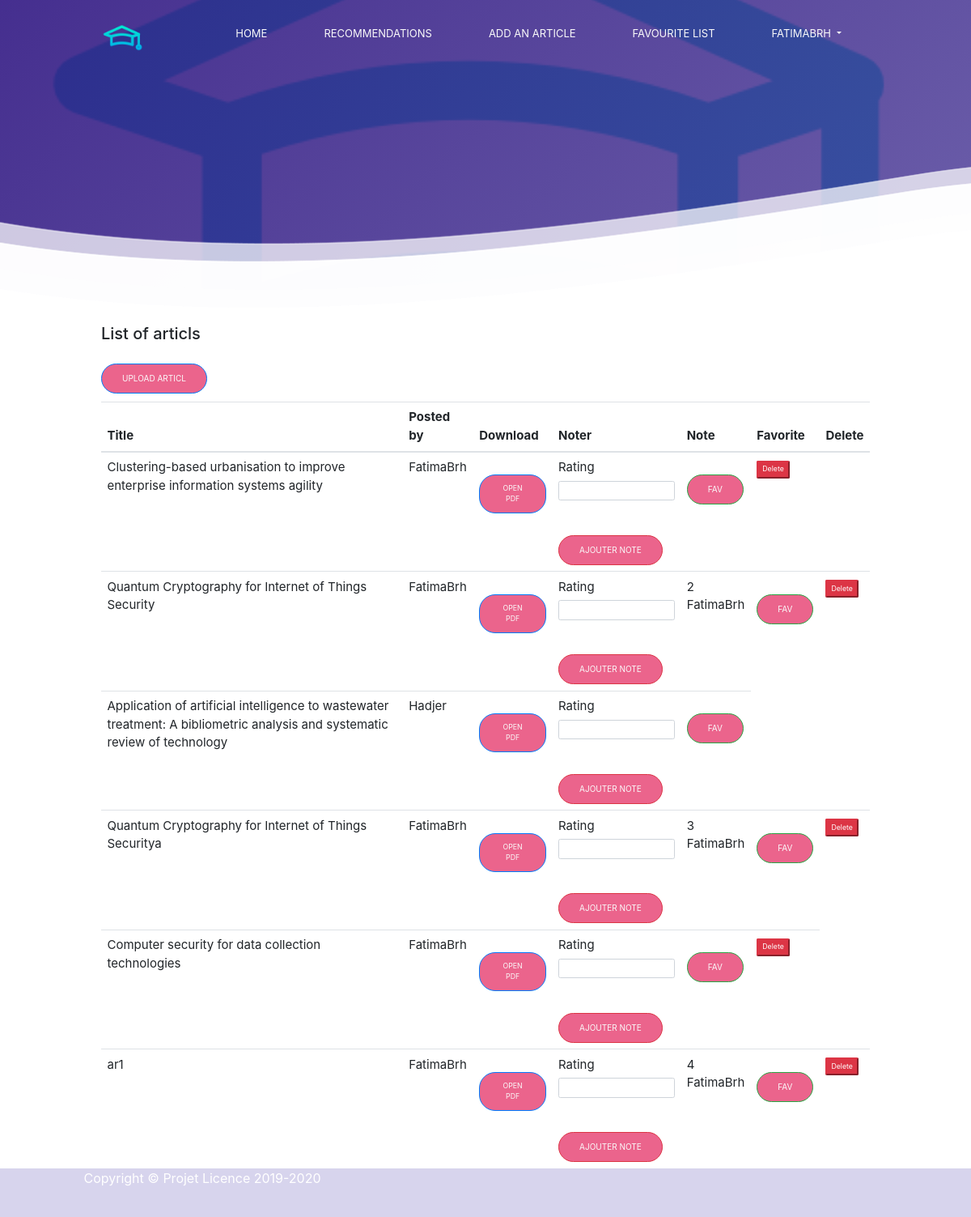
Before: /articl/listarticl/ (signed in) with the older database file.
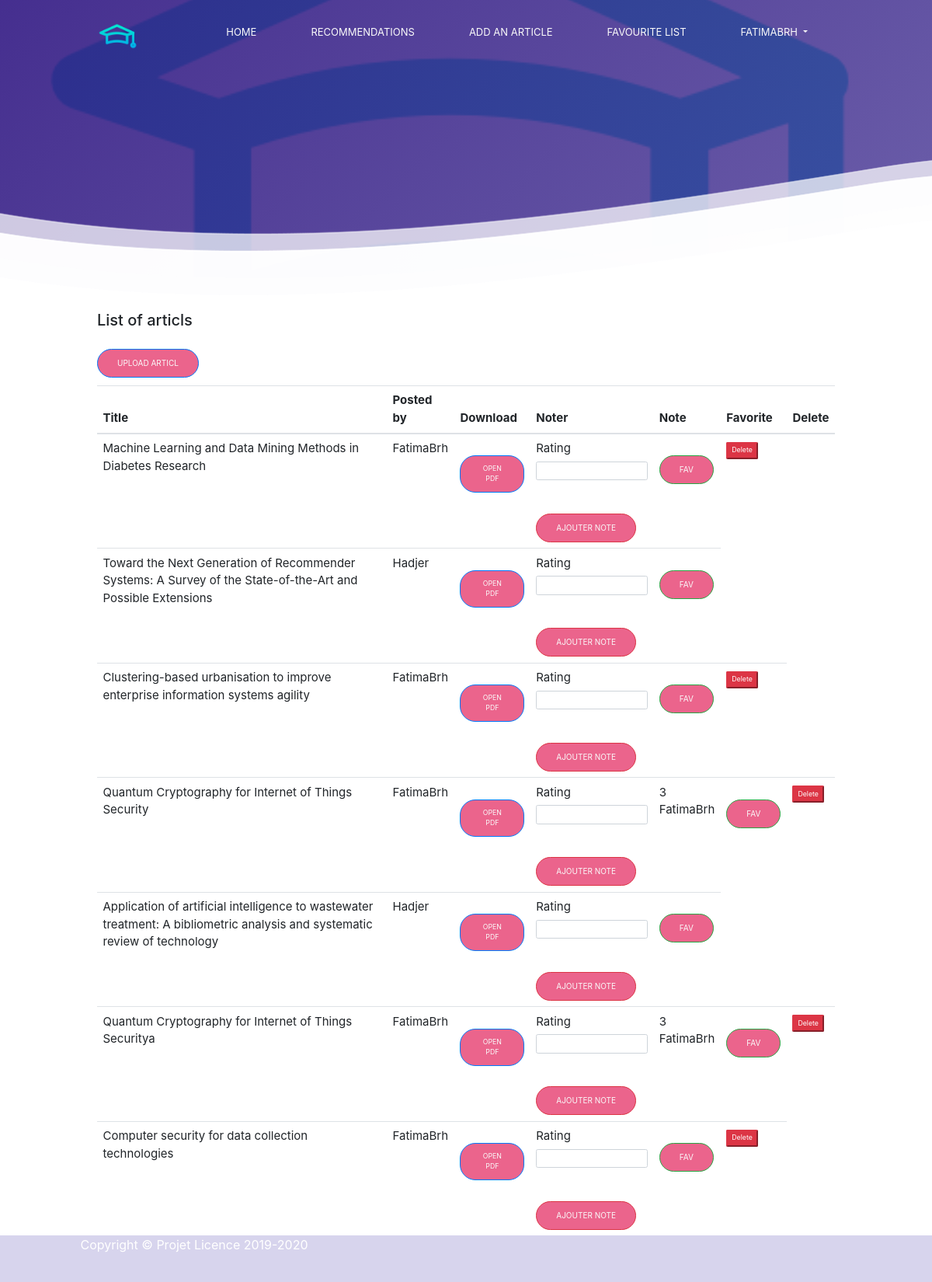
After: the same page with the newer database file.
### articl/models.py (models this page shows, shortened)
class ArticlPub(models.Model):
    ArticlTYPE=(
      ('1','Research Article'),
      ('2','Research Paper'),
      ('3','Review Paper'),
      ('4','Review Article'),
      ('5','Peer-Reviewed Articles'),
    )
    DOMAINE=(
        ('1','Computer Hardware'),
        ('2','Computer Networking'),
        ('3','Computer Software'),
        ('4','Cloud computing'),
        ('5','Cyber Security and Ethical Hacking'),
        ('6','Data Science and Data Analysis'),
        ('7','Programming Language'),
        ('8','Artificial intelligence'),
        ('9','Operating system'),
        ('10','Web Development'),
        ('11','Web Designing'),
        ('12','Graphics design'),
        ('13','Network Analytics and testing'),
        ('14','Robotics'),
        ('15','others field'),
        )
    user = models.ForeignKey(settings.AUTH_USER_MODEL, on_delete=models.CASCADE)
    titre=models.CharField(max_length=500)
    resumé=models.CharField(max_length=2000, blank=True)
    keywords=models.CharField(max_length=500, blank=True)
    maison_ed=models.CharField(max_length=500,blank=True)
    typeArticl=models.CharField(max_length=100,blank=False,choices=ArticlTYPE)
    path=models.FileField(blank=True,null=True,upload_to='chapter/%Y/')
    auteurEcrit = models.ManyToManyField(Profile, blank=True, null=True)
    favourite = models.ManyToManyField(User,related_name='favourite', blank=True)
    timestamp = models.DateField(auto_now=False, auto_now_add=True)
    domaineArt=models.CharField(max_length=100,choices=DOMAINE,blank=False,default='Computer Software ')

class Note(models.Model):
    note = models.IntegerField(default=0)
    date = models.DateTimeField(auto_now_add=True, null=True)
    articl = models.ForeignKey(ArticlPub, on_delete=models.CASCADE)
    user = models.ForeignKey(settings.AUTH_USER_MODEL, on_delete=models.CASCADE)

### articl/views.py (the view)
# urls.py: path('listarticl/',views.listArticl,name='listArticl'),
@login_required
def listArticl(request):
    artPubs=ArticlPub.objects.all().order_by("-timestamp")
    notes=Note.objects.all()
    context = {'artPubs':artPubs,'notes':notes}
    return render(request,"ListArticl.html",context)

### articl/templates/ListArticl.html (shortened to what this page needs)
{%  extends 'base.html' %}
{% load static %}
{%  block content %}
<h2>List of articls</h2>
    <p>
      <a href="{% url 'articl:postarticl' %}" class="btn btn-primary">Upload Articl</a>
    </p>
  <table class="table mb-0">
    <thead>
      <tr>
        <th>Title</th>
        <th>Posted by</th>
        <th>Download</th>
        <th>Noter</th>
        <th>Note</th>
        <th>Favorite</th>
        <th>Delete</th>
      </tr>
    </thead>
    <tbody>
      {% for artPub in artPubs %}
        <tr>
            <td>{{artPub.titre}} </td>
            <td>{{artPub.user}} </td>
            <td><a href="{{artPub.path.url}}" class="btn btn-primary btn-sm" target="_blank"> Open pdf </a>
            </td>
            <td>
              <form action=" {% url 'articl:ajouter_note' artPub.pk %} "  method="POST" >
                <label for="note">Rating</label>
                <input type="text" name="note" class="form-control" >
                <br>
                <input type="submit" class="btn btn-danger" value="ajouter note" >
              </form>
            </td>
              {%for note in notes%}
                {% if note.user == request.user %}
                  {%if artPub.pk == note.articl.pk %}
                    <td>{{note.note}} <br> {{note.user}}</td>
                  {%endif%}
                {%endif%}
              {% endfor %}
              <td>
                <a href=" {% url 'articl:favourite'  pk=artPub.pk  %} ">
                  <button type="button" class="btn btn-success">fav</button>
                </a>
              </td>
            {% if artPub.user == request.user %}
              <td>
                <form method="POST" action="{% url 'articl:delele_Articl' pk=artPub.pk  %} ">
                  <button type="submit" class="btn-danger btn-sm">Delete </button>
                </form>
              </td>
            {% endif %}
        </tr>
      {% endfor %}
    </tbody>
  </table>
{% endblock %}

### templates/base.html (shortened to what this page needs)
{% load static %}
<!doctype html>
<html lang="en">
<head>
    <link rel="stylesheet" href="https://stackpath.bootstrapcdn.com/bootstrap/4.3.1/css/bootstrap.min.css">
    <link rel="stylesheet" href="https://cdn.jsdelivr.net/npm/bootstrap-select@1.13.14/dist/css/bootstrap-select.min.css">
    <link href="https://unpkg.com/ionicons@4.5.10-0/dist/css/ionicons.min.css" rel="stylesheet">
    <link rel="stylesheet" type="text/css" href="{% static 'css/styles.css' %}"  >
</head>
<body>
    {% if user.is_authenticated %}
    <header>
        <div class="container">
            <nav>
                    <div class="nav-brand">
                        <a href="{%  url 'home:home'  %}">
                            <img src="{% static 'image/logo.png' %}" alt="" >
                        </a>
                    </div>
                    <ul class="nav-list">
                            <li class="nav-item">
                                <a class="nav-link" href="{%  url 'home:home'  %}">Home</a>
                            </li>
                            <li class="nav-item">
                                <a class="nav-link" href="{%  url 'articl:recommandation'  %}">RECOMMENDATIONS</a>
                            </li>
                            <li class="nav-item">
                                <a class="nav-link" href="{%  url 'articl:postarticl'  %}"> Add an article </a>
                            </li>
                            <li class="nav-item">
                                <a class="nav-link" href="{%  url 'articl:favourite_list'  %}"> Favourite list</a>
                            </li>
                            <li class="nav-item dropdown">
                                <a class="nav-link dropdown-toggle" href="#" id="navbarDropdown" role="button" data-toggle="dropdown" aria-haspopup="true" aria-expanded="false">
                                  {{user.username}}
                                </a>
                              </li>
                    </ul>
            </nav>
        </div>
    </header>
    <section class="hero">
    </section>
   {% endif %}
    <section class="experience">
        <div class="container">
            {% block content %}
            {% endblock %}
         </div>
    </section>
    <div class="footer ">
        <div class="footer-content">
            <p >Copyright &copy; Projet Licence 2019-2020</p>
        </div>
    </div>
</body>
</html>

### static/css/styles.css (style rules this page uses)
*, *::before, *::after { margin: 0; padding: 0; box-sizing: inherit; }
html { font-family: 'Nunito', sans-serif; font-size: 10px; box-sizing: border-box; }
a { text-decoration: none; font-size: 1.5rem; }
ul { list-style: none; }
p { width:500px; font-size: 1.6rem; }
img { width: 150%; height: auto; }
section { padding: 5rem 0; font-size: 1.5rem; }
.footer { background:#d7d4ed; position:relative; left: 0; bottom: 0; width: 100%; color: white; text-align: center; height:60px; }
header { width: 100%; height: 5rem; position:absolute; top:0; left:0; z-index: 1; }
.container { height:100%; width: 100%; max-width: 98rem; margin: 0 auto; padding: 0 1.5rem; font-size: 1.5rem; }
nav { width: 100%; display: flex; align-self: center; justify-content: space-between; padding: 2rem 0; }
.nav-brand { width: 2rem; }
.nav-list { width: 25rem; height: 100vh; background-color: #d7d4ed; position: fixed; top: 0; right: -26rem ; display: flex; flex-direction: column; align-items: center; justify-content: center; z-index: 1500; transition: all 650ms ease-in-out; }
.nav-item { margin: 1.5rem 0; }
.nav-link { font-size:1.6rem ; text-transform: uppercase; color: rgba(0, 0, 0, .7); }
.hero { width: 100%; height: 45vh; background:linear-gradient(135deg,rgba(49, 24, 131, 0.9),rgba(72,56, 149, 0.8) 100%), url( '../image/logo.png') center no-repeat ; background-size:cover ; position: relative; }
.hero::before { content: ""; position: absolute; left: 0; bottom:0 ; width: 100%; height: 4.7rem; background: url('../image/wave-small.png')center no-repeat; background-size: cover; }
.btn { background-color: #eb648c; border-radius: 2rem; color: #fafafa; display: inline-block; margin-top:2rem ; padding: 1rem 2.5rem; text-transform: uppercase; transition: background-color 650ms; }
.experience { padding: 0; }
@media screen and (min-width:470px) { .hero::before { height: 9.4rem; background: url("../image/wave-medium.png"); background-size: cover; } }
@media screen and (min-width:700px) { header { height: 8rem; } }
@media screen and (min-width:700px) { .nav-brand { width: 3.5rem; } }
@media screen and (min-width:700px) { .nav-list { width: initial; height: initial; background-color: transparent; position: initial; top: initial; right: initial; display: flex; flex-direction: row; transition: initial; } }
@media screen and (min-width:700px) { .nav-item { margin: 0 2.5rem; } }
@media screen and (min-width:700px) { .nav-link, .current { color: #fafafa; position: relative; font-size: 1.3rem; } }
@media screen and (min-width:700px) { .nav-link::before, .current::before { content: ""; position: absolute; left: 0; bottom: -.5rem; background-color: #eb648c; width: 100%; height: 2px; transform: scaleX(0); transform-origin: left; transform: tranform 650ms; } }
@media screen and (min-width:900px) { .hero::before { height: 22.7rem; background: url("../image/wave-large.png"); background-size: cover; } }
@media screen and (min-width:1200px) { .hero { height: 50vh; } }

Changed rows visible on the page:
removed Note: note "2", user "FatimaBrh", shown under ArticlPub "Quantum Cryptography for Internet of Things Security"
removed ArticlPub: titre "ar1", user "FatimaBrh", shows "Delete"
removed Note: note "4", user "FatimaBrh", shown under "ar1"
added ArticlPub: titre "Machine Learning and Data Mining Methods in Diabetes Research", user "FatimaBrh", shows "Delete"
added ArticlPub: titre "Toward the Next Generation of Recommender Systems: A Survey of the State-of-the-Art and Possible Extensions", user "Hadjer"
added Note: note "3", user "FatimaBrh", shown under ArticlPub "Quantum Cryptography for Internet of Things Security"
